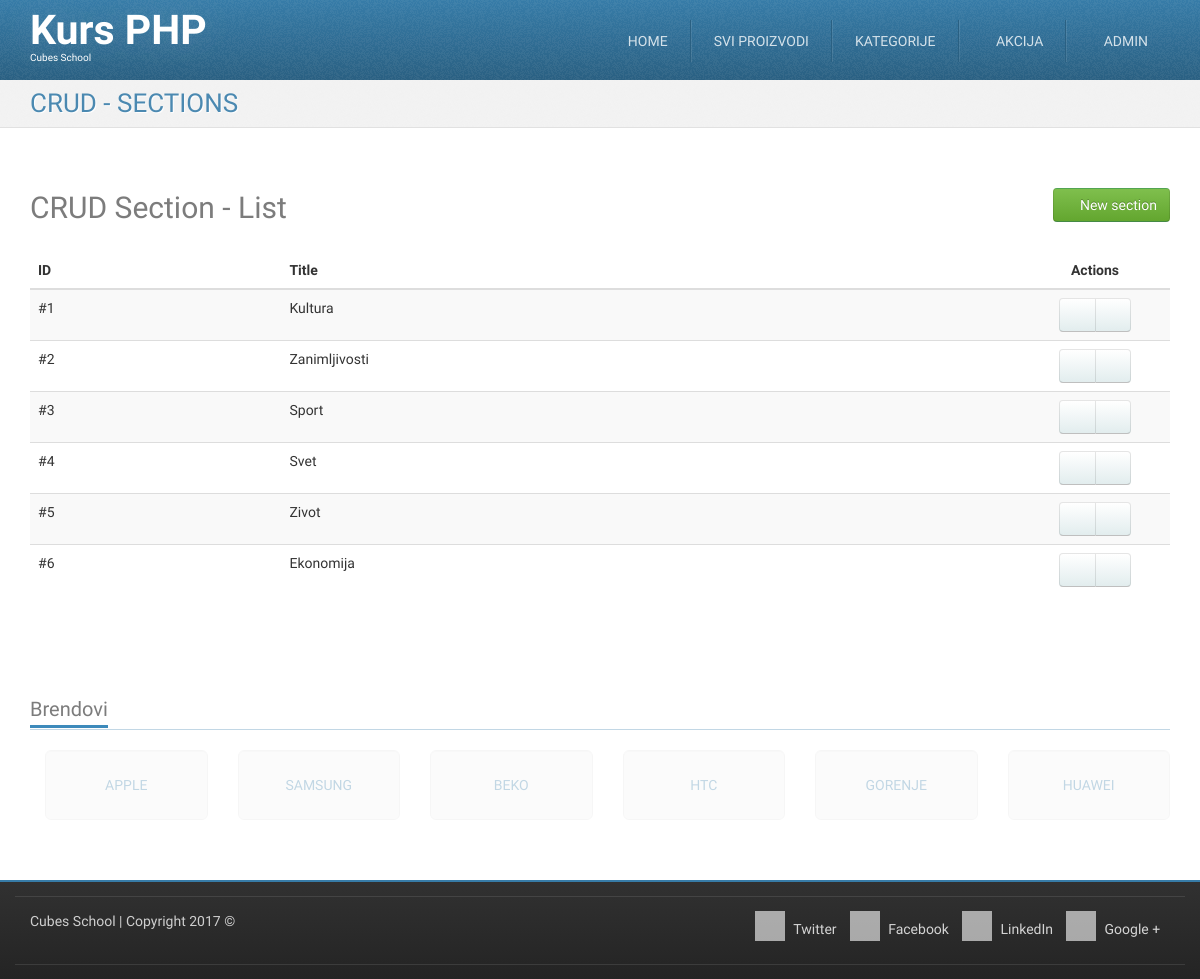
The app's page /crud-section-list.php (signed in) with its own data.
### tables this page shows
CREATE TABLE `sections` (
  `id` int(11) NOT NULL,
  `title` varchar(255) NOT NULL
);

### crud-section-list.php (called while the page is built, shortened)
<?php
require_once __DIR__ . '/models/m_sections.php';
$sections = sectionsFetchAll();
require_once __DIR__ . '/views/layout/header.php';
require_once __DIR__ . '/views/templates/t_crud-section-list.php';
require_once __DIR__ . '/views/layout/footer.php';

### models/m_sections.php (called while the page is built, shortened)
<?php
require_once __DIR__ . '/m_database.php';
function sectionsFetchAll() {
	$query = "SELECT `sections`.* FROM `sections`";
	return dbFetchAll($query);
}

### models/m_database.php (called while the page is built, shortened)
<?php
function dbGetLink() {
	static $link;
	if (!isset($link)) {
		$link = mysqli_connect('127.0.0.1', 'cubes', 'cubes', 'cubesphp');
	}
	return $link;
}
function dbQuery($query) {
	$link = dbGetLink();
	$result = mysqli_query($link, $query);
	return $result;
}
function dbFetchAll($query) {
	$result = dbQuery($query);
	return mysqli_fetch_all($result, MYSQLI_ASSOC);
}

### views/templates/t_crud-section-list.php (the view)
<div id="highlighted">
    <div class="container">
        <div class="header">
            <h2 class="page-title">
                <span>CRUD - SECTIONS</span>
            </h2>
        </div>
    </div>
</div>
<div id="content">
    <div class="container portfolio">
        <div class="row">
            <div class="col-md-12">
                <h2>
                    CRUD Section - List
                    <a href="/crud-section-insert.php" class="pull-right btn btn-success">
                        <i class="fa fa-plus-circle"></i>
                        New section
                    </a>
                </h2>
            </div>
        </div>
        <div class="row">
            <div class="col-md-12">
                <table class="table table-striped table-hover">
                    <thead>
                        <tr>
                            <th>ID</th>
                            <th>Title</th>
                            <th class="actions text-center">Actions</th>
                        </tr>
                    </thead>
                    <tbody>
                        <?php foreach ($sections as $section) { ?>
                            <tr>
                                <td>
                                    #<?php echo htmlspecialchars($section['id']); ?>
                                </td>
                                <td>
                                    <?php echo htmlspecialchars($section['title']); ?>
                                </td>
                                <td class="text-center">
                                    <div class="btn-group">
                                        <a href="/crud-section-edit.php?id=<?php echo htmlspecialchars($section['id']); ?>" class="btn btn-default"><i class="fa fa-pencil"></i></a>
                                        <a href="/crud-section-delete.php?id=<?php echo htmlspecialchars($section['id']); ?>" class="btn btn-default"><i class="fa fa-trash"></i></a>
                                    </div>
                                </td>
                            </tr>
                        <?php } ?>
                </table>
            </div>
        </div>
    </div>
</div>

### skins/tema/css/theme-style.css (style rules this page uses)
h1, h2, h3 { line-height: 40px; }
h1, h2, h3, h4, h5, h6 { color: rgba(36, 36, 36, 0.6); }
a { color: #377ca8; text-decoration: none; }
.btn-default { color: #333333; text-shadow: 0 1px 1px rgba(255, 255, 255, 0.75); background-image: -webkit-linear-gradient(top, #ffffff 0%, #e2edee 100%); background-image: -o-linear-gradient(top, #ffffff 0%, #e2edee 100%); background-image: linear-gradient(to bottom, #ffffff 0%, #e2edee 100%); background-repeat: repeat-x; filter: progid:DXImageTransform.Microsoft.gradient(startColorstr='#ffffffff', endColorstr='#ffe2edee', GradientType=0); border-color: #e2edee #e2edee #b2cfd2; border-color: rgba(0, 0, 0, 0.1) rgba(0, 0, 0, 0.1) rgba(0, 0, 0, 0.25); *background-color: #e2edee; filter: progid:DXImageTransform.Microsoft.gradient(enabled = false); -webkit-transition: all; -o-transition: all; transition: all; }
.btn-success { color: #ffffff; text-shadow: 0 -1px 0 rgba(0, 0, 0, 0.25); background-image: -webkit-linear-gradient(top, #7fbf4d 0%, #63a62f 100%); background-image: -o-linear-gradient(top, #7fbf4d 0%, #63a62f 100%); background-image: linear-gradient(to bottom, #7fbf4d 0%, #63a62f 100%); background-repeat: repeat-x; filter: progid:DXImageTransform.Microsoft.gradient(startColorstr='#ff7fbf4d', endColorstr='#ff63a62f', GradientType=0); border-color: #63a62f #63a62f #3f6a1e; border-color: rgba(0, 0, 0, 0.1) rgba(0, 0, 0, 0.1) rgba(0, 0, 0, 0.25); *background-color: #63a62f; filter: progid:DXImageTransform.Microsoft.gradient(enabled = false); -webkit-transition: all; -o-transition: all; transition: all; }
html { background-image: -webkit-linear-gradient(top, #e0e0e0 0%, #ffffff 100%); background-image: -o-linear-gradient(top, #e0e0e0 0%, #ffffff 100%); background-image: linear-gradient(to bottom, #e0e0e0 0%, #ffffff 100%); background-repeat: repeat-x; filter: progid:DXImageTransform.Microsoft.gradient(startColorstr='#ffe0e0e0', endColorstr='#ffffffff', GradientType=0); }
body { margin: 0; font-family: "Monda", Arial, serif; font-size: 14px; line-height: 1.428571429; color: #333333; background-color: #ffffff; position: relative; }
.page-title { margin: 0; }
#highlighted { -webkit-transition: all 0.4s ease-out; -o-transition: all 0.4s ease-out; transition: all 0.4s ease-out; border-bottom: 1px solid #e1e1e1; background: #f2f2f2 url(../img/bg_noise-5.png) left top repeat; color: #377ca8; text-shadow: 1px 1px 1px #ffffff; }
.has-navbar-fixed-top #content { margin-top: 82px; }
.has-navbar-fixed-top.has-highlighted #highlighted, .has-navbar-fixed-top.page-index #highlighted, .has-navbar-fixed-top.page-index-carousel #highlighted, .has-navbar-fixed-top.page-starter #highlighted { margin-top: 80px; }
.has-navbar-fixed-top.has-highlighted #content, .has-navbar-fixed-top.page-index #content, .has-navbar-fixed-top.page-index-carousel #content, .has-navbar-fixed-top.page-starter #content { margin-top: 0; }
#content { padding: 40px 0; background-color: #ffffff; }
.header { margin-bottom: 0; }
.header:before, .header:after { content: " "; display: table; }
.header:after { clear: both; }
.header .page-title { font-size: 26px; margin: 8px 0 8px 0; color: rgba(55, 124, 168, 0.9); }
.header .page-title span, .header .page-title small { display: block; line-height: 1.2 !important; }
@media (min-width: 768px) { .header .page-title { float: left; } }
.services .row, .portfolio .row { margin-bottom: 1em; }

### skins/tema/css/custom-style.css (style rules this page uses)
table .actions { width: 150px; }

### skins/tema/css/colour-blue.css (style rules this page uses)
body a { color: #377ca8; text-decoration: none; }
body #highlighted { border-bottom-color: #e1e1e1; background-color: #f2f2f2; color: #377ca8; text-shadow: 1px 1px 1px #ffffff; }
body .header .page-title { color: rgba(55, 124, 168, 0.9); }

### records on screen
sections: id "1", title "Kultura"
sections: id "2", title "Zanimljivosti"
sections: id "3", title "Sport"
sections: id "4", title "Svet"
sections: id "5", title "Zivot"
sections: id "6", title "Ekonomija"
